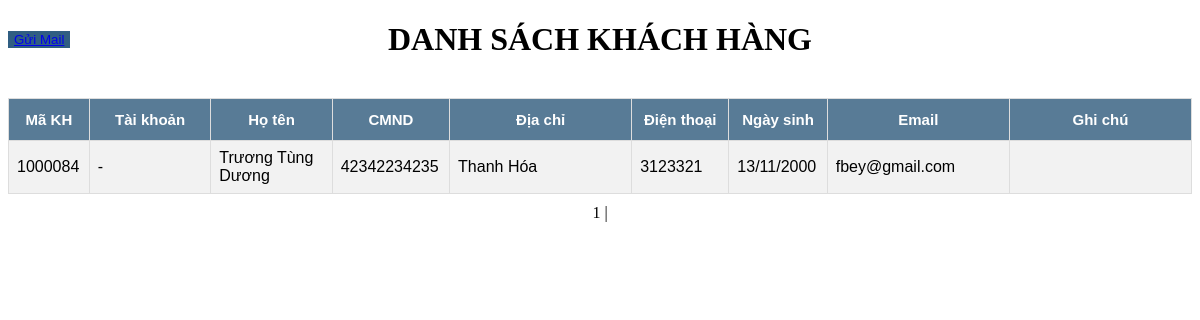
The app's page /quantri/dskhachdk.php, older data.
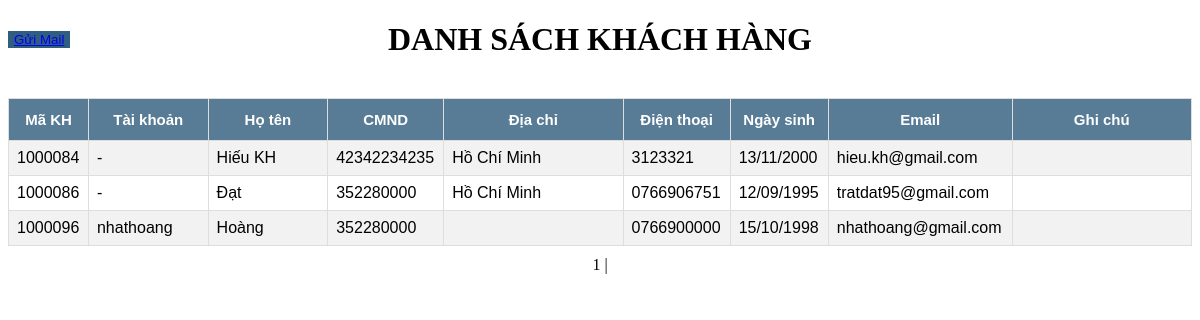
The same page, newer data.
### tables this page shows
CREATE TABLE `customers` (
  `ID` int(10) NOT NULL AUTO_INCREMENT,
  `NAME` varchar(50) NOT NULL,
  `IDCARD` varchar(12) NOT NULL,
  `ADDRESS` varchar(50) DEFAULT NULL,
  `PHONENUMBER` varchar(13) NOT NULL,
  `BIRTHDAY` date NOT NULL,
  `EMAIL` varchar(40) NOT NULL,
  `CHILDS_AMOUNT` tinyint(4) DEFAULT 0,
  `ADULTS_AMOUNT` tinyint(4) NOT NULL DEFAULT 0,
  `NOTES` varchar(255) DEFAULT NULL,
  PRIMARY KEY (`ID`)
);

### quantri/pagination_dskhach.php (called while the page is built, shortened)
<?php
       $conn = mysqli_connect('localhost', 'root', '', 'ql_tourdulich');
       mysqli_set_charset($conn, 'UTF8');
       $result = mysqli_query($conn, "select count(ID) as total from customers");
       $row = mysqli_fetch_assoc($result);
       $total_records = $row['total'];
       $current_page = isset($_GET['page']) ? $_GET['page'] : 1;
       $limit = 10;
       $total_page = ceil($total_records / $limit);
       $start = ($current_page - 1) * $limit;
       $employees = mysqli_query($conn, "SELECT customers.*, login.`USERNAME` FROM customers LEFT JOIN login ON login.ID = customers.`ID` LIMIT $start, $limit");
       ?>

### quantri/dskhachdk.php (the view, shortened to what this page needs)
<!DOCTYPE html>
<html>
<head>
	<link rel="stylesheet" type="text/css" href="style2.css">
</head>
<body>
	<div class="titleOfTable">
		<h1 align="center">DANH SÁCH KHÁCH HÀNG</h1>
		<button id="btnxoa" class="btn btn-primary btn-custom btn-func pos-absolute"><a href="?quanly=send_email">Gửi Mail</a></button>
	</div>
	<br>
	<table class="list-data">
		<tr bgcolor="lightblue" style="font-size: 20px">
			<th class="idCustomer" width="5%" align="left">
				Mã KH
			</th>
			<th class="idCustomer" width="10%" align="left">
				Tài khoản
			</th>
			<th class="nametour" width="10%" align="left">
				Họ tên
			</th>
			<th class="addrtour" width="8%" align="left">
				CMND
			</th>
			<th class="phonetour" width="15%" align="left">
				Địa chỉ
			</th>
			<th class="mailtour" width="8%" align="left">
				Điện thoại
			</th>
			<th class="mailtour" width="8%" align="left">
				Ngày sinh
			</th>
			<th class="mailtour" width="15%" align="left">
				Email
			</th>
			<th class="mailtour" width="15%" align="left">
				Ghi chú
			</th>
		</tr>
		<?php
			include("pagination_dskhach.php");
			while ($customer = mysqli_fetch_assoc($employees)){
			?>
			<tr>
				<td><?php echo $customer['ID']; ?></td>
				<td><?php echo ($customer['USERNAME'])?:'-';?></td>
				<td><?php echo $customer['NAME'];?></td>
				<td><?php echo $customer['IDCARD'];?></td>
				<td><?php echo $customer['ADDRESS']; ?></td>
				<td><?php echo $customer['PHONENUMBER']; ?></td>
				<td><?php echo date('d/m/Y', strtotime($customer['BIRTHDAY'])); ?></td>
				<td><?php echo $customer['EMAIL']; ?></td>
				<td><?php echo $customer['NOTES']; ?></td>
			</tr>
			<?php
		}
		?>
	</table>
	<div id="pagination" align="center" style="color: black">
	<?php
		for ($i = 1; $i <= $total_page; $i++){
			if ($i == $current_page){
				echo '<span>'.$i.'</span> | ';
			}
			else{
				echo '<a align="center" style="color:black" href="admin.php?quanly=dskhachdk?page='.$i.'">'.$i.'</a> | ';
			}
		}
		?>
	</div>
	<br>
</body>
</html>

### quantri/style2.css (style rules this page uses)
.list-data { font-family: "Trebuchet MS", Arial, Helvetica, sans-serif; border-collapse: collapse; width: 100%; margin-bottom: 10px; }
.list-data td, .list-data th { border: 1px solid #ddd; padding: 8px; }
.list-data tr:nth-child(even) { background-color: #f2f2f2; }
.list-data th { padding-top: 12px; padding-bottom: 12px; background-color: #4CAF50; color: white; }
.btn-func { border: none; color: white; text-align: center; -webkit-transition-duration: 0.4s; transition-duration: 0.4s; cursor: pointer; position: absolute; top: 10px; }
#btnxoa { color: black; }
.list-data th { background-color: #587B96 !important; color: white; font-size: 15px; text-align: center; }
.titleOfTable { position: relative; margin-bottom: 20px; }
.btn-custom { background-color: #305e82!important; }
.pos-absolute { position: absolute; }
* { box-sizing:border-box }

Row changes from the older to the newer data that the page shows:
changed customers id 1000084: NAME "Trương Tùng Dương" → "Hiếu KH"; ADDRESS "Thanh Hóa" → "Hồ Chí Minh"; EMAIL "fbey@gmail.com" → "hieu.kh@gmail.com"
added customers: ID "1000086", USERNAME "-", NAME "Đạt", IDCARD "352280000", ADDRESS "Hồ Chí Minh", PHONENUMBER "0766906751", BIRTHDAY "12/09/1995", EMAIL "tratdat95@gmail.com"
added customers: ID "1000096", login.USERNAME "nhathoang", NAME "Hoàng", IDCARD "352280000", PHONENUMBER "0766900000", BIRTHDAY "15/10/1998", EMAIL "nhathoang@gmail.com"
